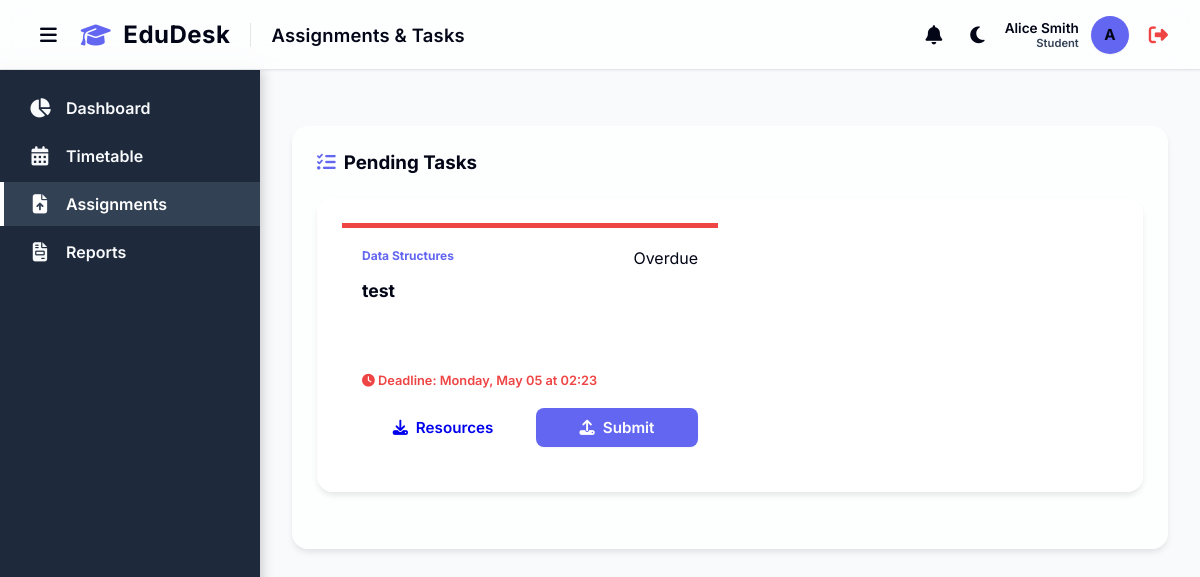
The app's page /assignments (signed in), older data.
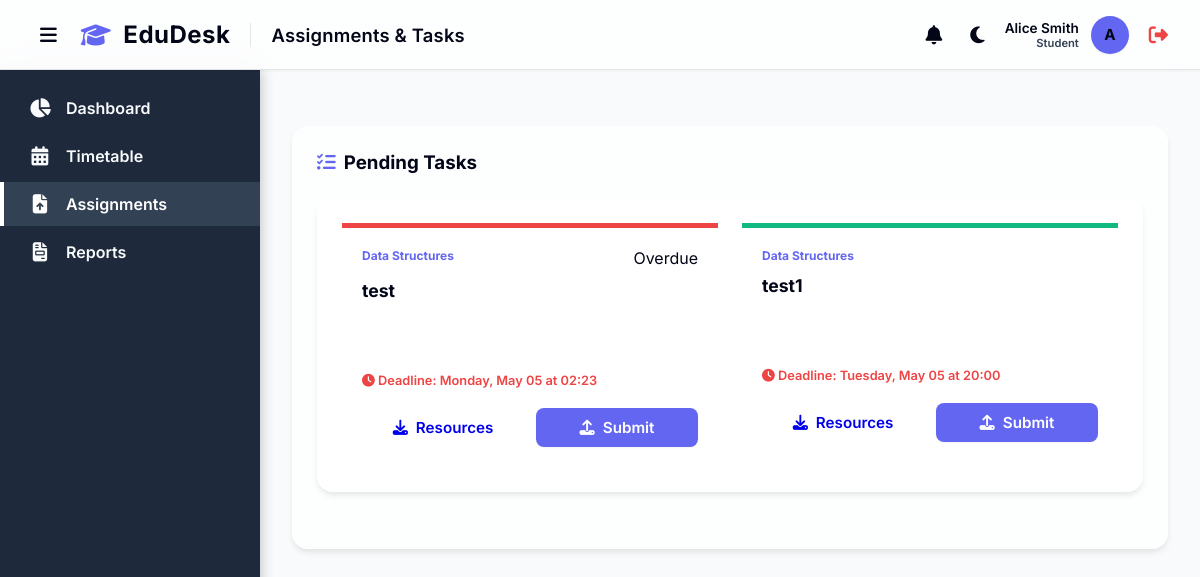
The same page, newer data.
### models.py (models this page shows)
class Assignment(db.Model):
    id = db.Column(db.Integer, primary_key=True)
    subject_id = db.Column(db.Integer, db.ForeignKey('subject.id'), nullable=False)
    teacher_id = db.Column(db.Integer, db.ForeignKey('user.id'), nullable=False)
    title = db.Column(db.String(200), nullable=False)
    description = db.Column(db.Text, nullable=True)
    deadline = db.Column(db.DateTime, nullable=False)
    file_path = db.Column(db.String(255), nullable=True)
    created_at = db.Column(db.DateTime, default=datetime.utcnow)
    submissions = db.relationship('Submission', backref='assignment', lazy=True)

class Subject(db.Model):
    id = db.Column(db.Integer, primary_key=True)
    code = db.Column(db.String(20), unique=True, nullable=False)
    name = db.Column(db.String(100), nullable=False)
    credits = db.Column(db.Integer, nullable=False, default=3)
    teacher_id = db.Column(db.Integer, db.ForeignKey('user.id'), nullable=True) # Reference to User (Teacher)
    teacher = db.relationship('User', foreign_keys=[teacher_id], backref='subjects')
    attendances = db.relationship('Attendance', backref='subject', lazy=True)
    grades = db.relationship('Grade', backref='subject', lazy=True)
    timetables = db.relationship('Timetable', backref='subject', lazy=True)
    assignments = db.relationship('Assignment', backref='subject', lazy=True)

### app.py (the view, shortened to what this page needs)
@app.route('/assignments', methods=['GET', 'POST'])
@login_required
def assignments():
    now = datetime.utcnow()
    if current_user.role == 'Student':
        student = current_user.student_profile[0] if current_user.student_profile else None
        all_assignments = Assignment.query.order_by(Assignment.deadline.asc()).all()
        return render_template('assignments.html', assignments=all_assignments, now=now)

### app.py (called while the page is built)
@login_manager.user_loader
def load_user(user_id):
    return User.query.get(int(user_id))

### templates/assignments.html (shortened to what this page needs)
{% extends 'base.html' %}
{% block page_title %}Assignments & Tasks{% endblock %}
{% block content %}
<div class="dashboard-grid">
    {% if current_user.role in ['Student', 'Parent'] %}
    <div class="glass-card" style="grid-column: span 3;">
        <h3 style="margin-bottom: 24px;"><i class="fa-solid fa-tasks" style="color: var(--primary-color); margin-right: 8px;"></i>Pending Tasks</h3>
        <div class="dashboard-grid" style="grid-template-columns: repeat(auto-fill, minmax(300px, 1fr));">
            {% for a in assignments %}
            <div class="glass-card assignment-task-card" style="padding: 20px; border-top: 5px solid {% if a.deadline < now %}#EF4444{% else %}#10B981{% endif %};">
                <div style="display: flex; justify-content: space-between; align-items: start;">
                    <div style="font-size: 0.75rem; font-weight: 700; color: var(--primary-color);">{{ a.subject.name }}</div>
                    {% if a.deadline < now %}<span class="badge badge-error">Overdue</span>{% endif %}
                </div>
                <h4 style="margin: 12px 0; font-size: 1.1rem;">{{ a.title }}</h4>
                <p style="font-size: 0.85rem; color: var(--text-muted); margin-bottom: 20px; min-height: 40px;">{{ a.description|truncate(80) }}</p>
                <div style="font-size: 0.8rem; color: #EF4444; margin-bottom: 20px; font-weight: 600;">
                    <i class="fa-solid fa-clock"></i> Deadline: {{ a.deadline.strftime('%A, %b %d at %H:%M') }}
                </div>
                <div style="display: flex; gap: 12px;">
                    {% if a.file_path %}
                    <a href="{{ url_for('download_file', filename=a.file_path.split('\\')[-1]) }}" class="btn btn-secondary" style="flex: 1;"><i class="fa-solid fa-download"></i> Resources</a>
                    {% endif %}
                    <button class="btn btn-primary" onclick="openSubmitModal({{ a.id }}, '{{ a.title }}')" style="flex: 1;"><i class="fa-solid fa-upload"></i> Submit</button>
                </div>
            </div>
            {% endfor %}
        </div>
    </div>
    {% endif %}
</div>
{% endblock %}

Row changes from the older to the newer data that the page shows:
added Assignment: subject.name "Data Structures", title "test1", deadline "Tuesday, May 05 at 20:00"
